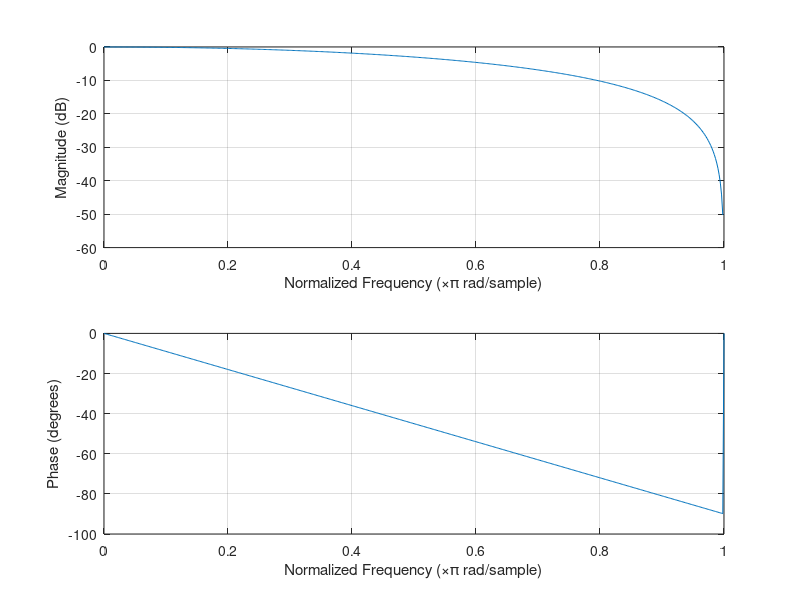
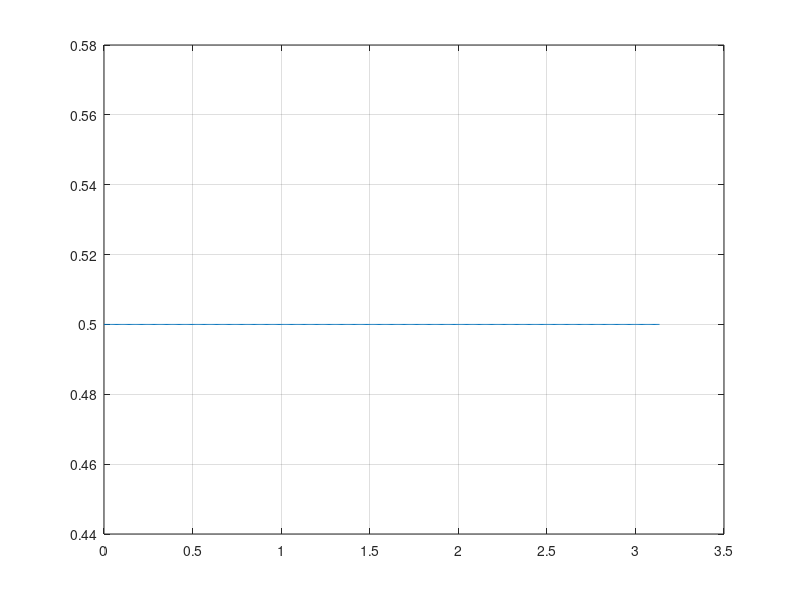

Write the MATLAB code that produced these figures, in order.
%
% example3_1.m - Magnitue, phase, and group delay responses
%                of 2-point moving-average filter

% For the book "Real Time Digital Signal Processing: 
%               Fundamentals, Implementation and Application, 3rd Ed"
%               By Sen M. Kuo, Bob H. Lee, and Wenshun Tian
%               Publisher: John Wiley and Sons, Ltd

b=[0.5, 0.5]; a = [1];  % Define filter coefficients
freqz(b,a);             % Show magnitude and phase response
figure;
grpdelay(b,a);          % Show group delay